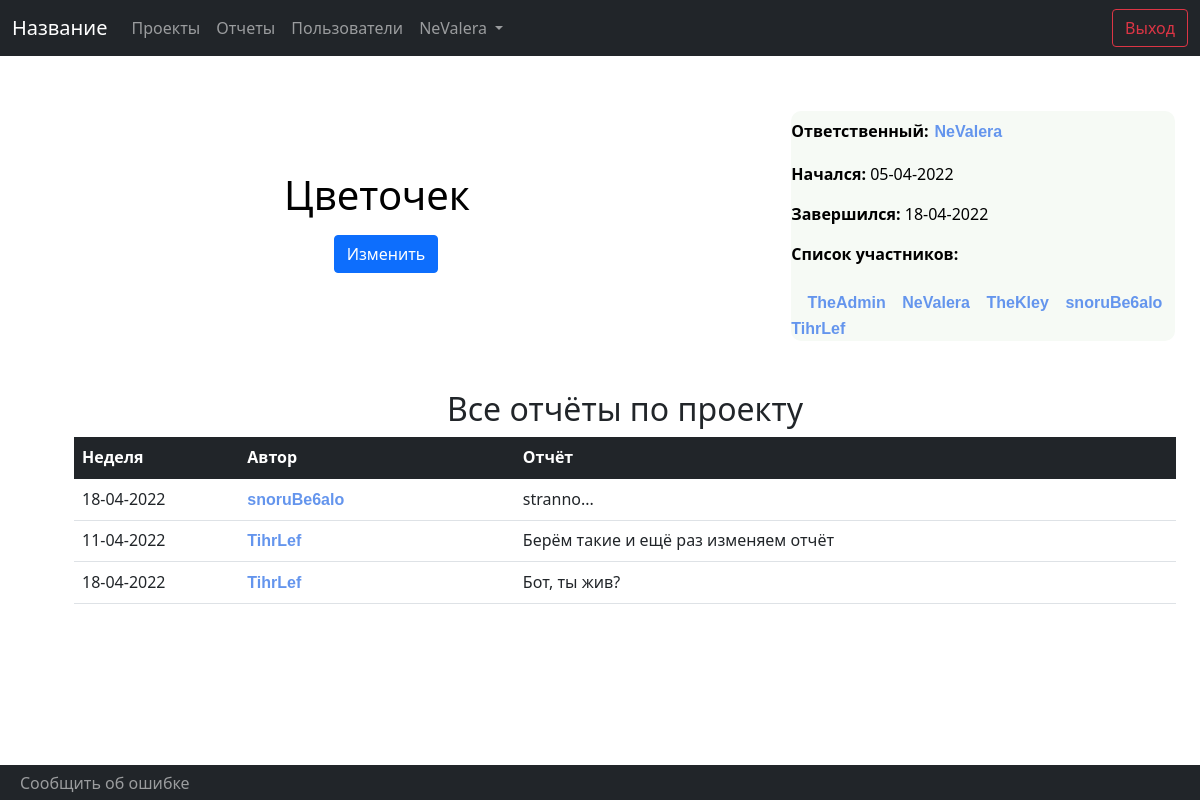
The page /TeleBot/project/2 (signed in) on the database as committed earlier.
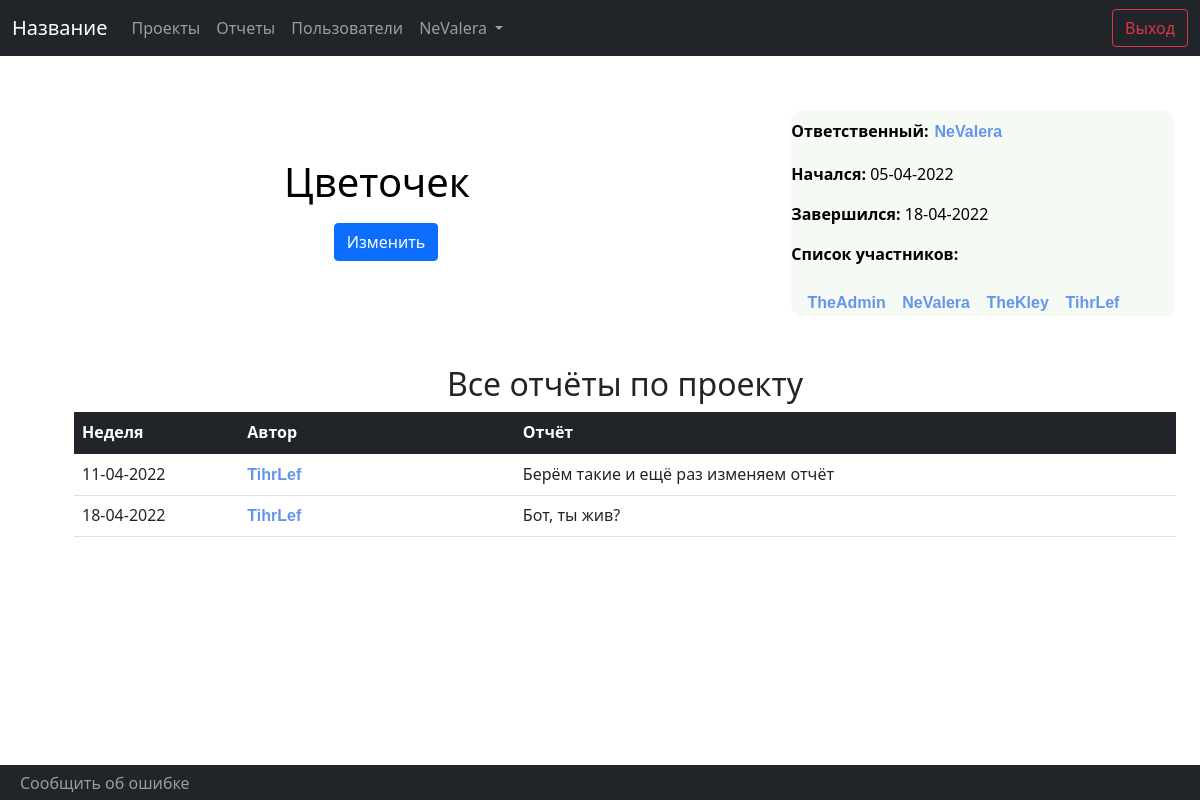
The same page on the database as committed later.
### Users/models.py (models this page shows, shortened)
class User(AbstractUser):
	ROLES = (
		('Unverified', 'Unverified'),
		('Verified', 'Verified'),
		('Administrator', 'Administrator'),
		('Archived', 'Archived'),
   )
	personal_token = models.UUIDField(default=uuid.uuid4, help_text="Unique ID for this particular book across whole library")
	telegram_id = models.BigIntegerField(primary_key=True, unique=True)
	role = models.CharField(max_length=50, choices = ROLES, null='Unverified')
	def __str__(self):
		return self.username
	def get_absolute_url(self):
		return reverse('user-detail', args=[str(self.telegram_id)])
	def is_verified(self):
		return (self.is_active) or (self.is_staff)

### Reports/models.py (models this page shows, shortened)
class Report(models.Model):
	user = models.ForeignKey(User, on_delete=models.SET_NULL, null=True)
	project = models.ForeignKey(Project, on_delete=models.SET_NULL, null=True)
	report_date = models.DateField(default = date.today)
	message = models.TextField(max_length=1000, help_text="Write any additional comments")

### Projects/views.py (the view)
# urls.py: urlpatterns += [re_path(r'^project/(?P<pk>\d+)$', Projects.views.project_detail, name='project-detail'),]
@user_passes_test(User.is_verified)
def project_detail(request,pk):
	try:
		project=Project.objects.get(pk=pk)
	except Project.DoesNotExist:
		raise Http404("Такого проекта не существует!")
	if request.user.is_staff or request.user in project.users.all():
		if request.user.is_staff or request.user == project.responsible_user:
			reports = project.report_set.all()
		else:
			reports = project.report_set.all().filter(user=request.user)
		return render(
			request,
			'Projects/project_detail.html',
			context={'project':project, 'reports':reports}
		)
	else:
		return HttpResponseRedirect(reverse('projects'))

### Projects/models.py (called while the page is built)
	def get_change_url(self):
		return reverse('project-change', args=[str(self.id)])

	def status(self):
		if not self.start_date or date.today()< self.start_date:
			return 'Не начался'
		if self.end_date is None or self.start_date <= date.today() < self.end_date:
			return 'В процессе'
		if date.today() >= self.end_date:
			return 'Завершился'

### TeleBot/templates/Projects/project_detail.html (shortened to what this page needs)
{% extends "base_generic.html" %}
{% block head %}
{% load static %}
{% endblock %}
{% block content %}
	<table class="table-success" width = 100% >
		<tr class="table-success">
			<td class="table-success" width = 55%>
				<h1 align = center>{{ project.name }} </h1>
				{% if user.is_staff or project.responsible_user == user %}
					<h4 align = center><big><big>  </big></big><a  href = "{{ project.get_change_url}}" class="btn btn-primary">Изменить</a></h5>
				{% endif %}
			</td>
			<td class="table-success" width = 10%></td>
			<td class="table-success" width = 35% >
            <div style="background:#f6faf5;border-radius: 10px;">
				<p><strong> Ответственный:</strong><big><big> </big></big><a class = "mya" href="{{ project.responsible_user.get_absolute_url }}">{{ project.responsible_user }}</a></p>
				<p><strong>
					{% if project.status == "Не начался" %} Начнётся:
					{% else %} Начался:
					{% endif %}
				</strong>{{ project.start_date|date:'d-m-Y'}}</p>
				<p><strong>
					{% if project.status == "Завершился" %} Завершился:
					{% else %} Завершится:
					{% endif %}
				</strong> {{ project.end_date|date:'d-m-Y'}}</p>
				<p><strong>Список участников:</strong></p> <big><big>  </big></big>
				{% for user in project.users.all %}
					<a class = "mya" href="{{ user.get_absolute_url }}">{{user.username}}</a>
				{% endfor %}
			</td>
		</tr>
	</table>
	<br><br>
    <h2 align = center>{% if user.is_staff or user == project.responsible_user %}Все{% else %}Ваши{% endif %} отчёты по проекту</h2>
	{% if reports %}
	<table  width = 85% cellspacing="0"  id="myTable" class="table">
    <thead class="table-dark">
		<tr>
			<th width = 15% onclick="sortTable(0)">Неделя</th>
			<th width = 25% onclick="sortTable(1)">Автор</th>
			<th width = 70% onclick="sortTable(2)">Отчёт</th>
		</tr>
        </thead>
        <tbody>
    {% for report in reports %}
		<tr>
			<td>{{report.report_date|date:'d-m-Y'}}</td>
			<td><a class = "mya" href="{{ report.user.get_absolute_url }}">{{report.user}}</a>
			<td>{{report.message}}</ul>
		<tr>
	{% endfor %}
    </tbody>
	</table>
	{% else %}
	<br><br><br>
	<h3 align = center>нет отчётов</h3>
	{% endif %}
{% endblock %}

### TeleBot/templates/base_generic.html (shortened to what this page needs)
<!doctype html>
<html lang="ru">
<head>
  <link href="https://cdn.jsdelivr.net/npm/bootstrap@5.1.3/dist/css/bootstrap.min.css" rel="stylesheet">
 {% load static %}
</head>
<body>
 <nav class="navbar navbar-expand-md fixed-top navbar-dark bg-dark" >
 	<div class="container-fluid">
    <a href="" class="navbar-brand">
    Название
    </a>
    <div class="collapse navbar-collapse" id="navbarContent">
    <ul class="navbar-nav mr-auto mt-2 mt-lg-0">
    {%if request.user.is_staff%}
    <li class="nav-item">
    <a href="{% url 'projects'%}" class="nav-link">Проекты</a>
    </li>
    <li class="nav-item">
    <a href="{% url 'reports'%}" class="nav-link">Отчеты</a>
    </li>
    <li class="nav-item">
    <a href="{% url 'users'%}" class="nav-link">Пользователи</a>
    </li>
    {%endif%}
     <li class="nav-item dropdown">
          <a class="nav-link dropdown-toggle" href="{{user.get_absolute_url}}" id="navbarDarkDropdownMenuLink" role="button" data-bs-toggle="dropdown" aria-expanded="false">
          {{request.user.username}}
          </a>
        </li>
    </ul>
    </div>
    <form class="form-inline my-2 my-lg-0">
      <button class="btn btn-outline-danger my-2 my-sm-0" type="button" data-bs-toggle="modal" data-bs-target="#staticBackdrop">Выход</button>
    </form>
    </div>
 </nav>
<div id="main">
  {% block content %} {% endblock %}
</div>
<nav class="navbar navbar-expand-md bg-dark navbar-dark fixed-bottom" style=" padding: 0 !important; height:35px;">
<div class="container-fluid">
    <div class="pull-right">
    	<ul class="navbar-nav">
    	<li class="nav-item">
    		<a href="" class="nav-link">Сообщить об ошибке</a>
    	</li>
    	</ul>
    </div>
    </div>
</nav>
</body>
</html>

Rows that differ between the two databases and show on the page:
removed User: username "snoruBe6alo"
removed Report: report_date "18-04-2022", user "snoruBe6alo", message "stranno..."
